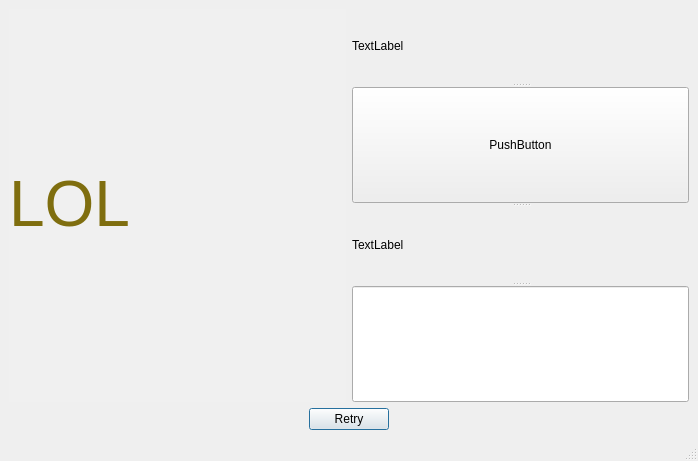
<?xml version="1.0" encoding="UTF-8"?>
<ui version="4.0">
 <class>MainWindow</class>
 <widget class="QMainWindow" name="MainWindow">
  <property name="geometry">
   <rect>
    <x>0</x>
    <y>0</y>
    <width>698</width>
    <height>461</height>
   </rect>
  </property>
  <property name="windowTitle">
   <string>MainWindow</string>
  </property>
  <widget class="QWidget" name="centralwidget">
   <layout class="QVBoxLayout" name="verticalLayout">
    <item>
     <layout class="QHBoxLayout" name="horizontalLayout">
      <item>
       <widget class="QLabel" name="label_2">
        <property name="palette">
         <palette>
          <active>
           <colorrole role="WindowText">
            <brush brushstyle="SolidPattern">
             <color alpha="255">
              <red>0</red>
              <green>0</green>
              <blue>0</blue>
             </color>
            </brush>
           </colorrole>
           <colorrole role="Button">
            <brush brushstyle="SolidPattern">
             <color alpha="255">
              <red>255</red>
              <green>0</green>
              <blue>0</blue>
             </color>
            </brush>
           </colorrole>
           <colorrole role="Light">
            <brush brushstyle="SolidPattern">
             <color alpha="255">
              <red>255</red>
              <green>127</green>
              <blue>127</blue>
             </color>
            </brush>
           </colorrole>
           <colorrole role="Midlight">
            <brush brushstyle="SolidPattern">
             <color alpha="255">
              <red>255</red>
              <green>63</green>
              <blue>63</blue>
             </color>
            </brush>
           </colorrole>
           <colorrole role="Dark">
            <brush brushstyle="SolidPattern">
             <color alpha="255">
              <red>127</red>
              <green>0</green>
              <blue>0</blue>
             </color>
            </brush>
           </colorrole>
           <colorrole role="Mid">
            <brush brushstyle="SolidPattern">
             <color alpha="255">
              <red>170</red>
              <green>0</green>
              <blue>0</blue>
             </color>
            </brush>
           </colorrole>
           <colorrole role="Text">
            <brush brushstyle="SolidPattern">
             <color alpha="255">
              <red>0</red>
              <green>0</green>
              <blue>0</blue>
             </color>
            </brush>
           </colorrole>
           <colorrole role="BrightText">
            <brush brushstyle="SolidPattern">
             <color alpha="255">
              <red>255</red>
              <green>255</green>
              <blue>255</blue>
             </color>
            </brush>
           </colorrole>
           <colorrole role="ButtonText">
            <brush brushstyle="SolidPattern">
             <color alpha="255">
              <red>0</red>
              <green>0</green>
              <blue>0</blue>
             </color>
            </brush>
           </colorrole>
           <colorrole role="Base">
            <brush brushstyle="SolidPattern">
             <color alpha="255">
              <red>255</red>
              <green>255</green>
              <blue>255</blue>
             </color>
            </brush>
           </colorrole>
           <colorrole role="Window">
            <brush brushstyle="SolidPattern">
             <color alpha="255">
              <red>255</red>
              <green>0</green>
              <blue>0</blue>
             </color>
            </brush>
           </colorrole>
           <colorrole role="Shadow">
            <brush brushstyle="SolidPattern">
             <color alpha="255">
              <red>0</red>
              <green>0</green>
              <blue>0</blue>
             </color>
            </brush>
           </colorrole>
           <colorrole role="AlternateBase">
            <brush brushstyle="SolidPattern">
             <color alpha="255">
              <red>255</red>
              <green>127</green>
              <blue>127</blue>
             </color>
            </brush>
           </colorrole>
           <colorrole role="ToolTipBase">
            <brush brushstyle="SolidPattern">
             <color alpha="255">
              <red>255</red>
              <green>255</green>
              <blue>220</blue>
             </color>
            </brush>
           </colorrole>
           <colorrole role="ToolTipText">
            <brush brushstyle="SolidPattern">
             <color alpha="255">
              <red>0</red>
              <green>0</green>
              <blue>0</blue>
             </color>
            </brush>
           </colorrole>
           <colorrole role="PlaceholderText">
            <brush brushstyle="SolidPattern">
             <color alpha="127">
              <red>0</red>
              <green>0</green>
              <blue>0</blue>
             </color>
            </brush>
           </colorrole>
          </active>
          <inactive>
           <colorrole role="WindowText">
            <brush brushstyle="SolidPattern">
             <color alpha="255">
              <red>0</red>
              <green>0</green>
              <blue>0</blue>
             </color>
            </brush>
           </colorrole>
           <colorrole role="Button">
            <brush brushstyle="SolidPattern">
             <color alpha="255">
              <red>240</red>
              <green>240</green>
              <blue>240</blue>
             </color>
            </brush>
           </colorrole>
           <colorrole role="Light">
            <brush brushstyle="SolidPattern">
             <color alpha="255">
              <red>255</red>
              <green>255</green>
              <blue>255</blue>
             </color>
            </brush>
           </colorrole>
           <colorrole role="Midlight">
            <brush brushstyle="SolidPattern">
             <color alpha="255">
              <red>227</red>
              <green>227</green>
              <blue>227</blue>
             </color>
            </brush>
           </colorrole>
           <colorrole role="Dark">
            <brush brushstyle="SolidPattern">
             <color alpha="255">
              <red>160</red>
              <green>160</green>
              <blue>160</blue>
             </color>
            </brush>
           </colorrole>
           <colorrole role="Mid">
            <brush brushstyle="SolidPattern">
             <color alpha="255">
              <red>160</red>
              <green>160</green>
              <blue>160</blue>
             </color>
            </brush>
           </colorrole>
           <colorrole role="Text">
            <brush brushstyle="SolidPattern">
             <color alpha="255">
              <red>0</red>
              <green>0</green>
              <blue>0</blue>
             </color>
            </brush>
           </colorrole>
           <colorrole role="BrightText">
            <brush brushstyle="SolidPattern">
             <color alpha="255">
              <red>255</red>
              <green>255</green>
              <blue>255</blue>
             </color>
            </brush>
           </colorrole>
           <colorrole role="ButtonText">
            <brush brushstyle="SolidPattern">
             <color alpha="255">
              <red>0</red>
              <green>0</green>
              <blue>0</blue>
             </color>
            </brush>
           </colorrole>
           <colorrole role="Base">
            <brush brushstyle="SolidPattern">
             <color alpha="255">
              <red>255</red>
              <green>255</green>
              <blue>255</blue>
             </color>
            </brush>
           </colorrole>
           <colorrole role="Window">
            <brush brushstyle="SolidPattern">
             <color alpha="255">
              <red>240</red>
              <green>240</green>
              <blue>240</blue>
             </color>
            </brush>
           </colorrole>
           <colorrole role="Shadow">
            <brush brushstyle="SolidPattern">
             <color alpha="255">
              <red>105</red>
              <green>105</green>
              <blue>105</blue>
             </color>
            </brush>
           </colorrole>
           <colorrole role="AlternateBase">
            <brush brushstyle="SolidPattern">
             <color alpha="255">
              <red>245</red>
              <green>245</green>
              <blue>245</blue>
             </color>
            </brush>
           </colorrole>
           <colorrole role="ToolTipBase">
            <brush brushstyle="SolidPattern">
             <color alpha="255">
              <red>255</red>
              <green>255</green>
              <blue>220</blue>
             </color>
            </brush>
           </colorrole>
           <colorrole role="ToolTipText">
            <brush brushstyle="SolidPattern">
             <color alpha="255">
              <red>0</red>
              <green>0</green>
              <blue>0</blue>
             </color>
            </brush>
           </colorrole>
           <colorrole role="PlaceholderText">
            <brush brushstyle="SolidPattern">
             <color alpha="128">
              <red>0</red>
              <green>0</green>
              <blue>0</blue>
             </color>
            </brush>
           </colorrole>
          </inactive>
          <disabled>
           <colorrole role="WindowText">
            <brush brushstyle="SolidPattern">
             <color alpha="255">
              <red>127</red>
              <green>0</green>
              <blue>0</blue>
             </color>
            </brush>
           </colorrole>
           <colorrole role="Button">
            <brush brushstyle="SolidPattern">
             <color alpha="255">
              <red>255</red>
              <green>0</green>
              <blue>0</blue>
             </color>
            </brush>
           </colorrole>
           <colorrole role="Light">
            <brush brushstyle="SolidPattern">
             <color alpha="255">
              <red>255</red>
              <green>127</green>
              <blue>127</blue>
             </color>
            </brush>
           </colorrole>
           <colorrole role="Midlight">
            <brush brushstyle="SolidPattern">
             <color alpha="255">
              <red>255</red>
              <green>63</green>
              <blue>63</blue>
             </color>
            </brush>
           </colorrole>
           <colorrole role="Dark">
            <brush brushstyle="SolidPattern">
             <color alpha="255">
              <red>127</red>
              <green>0</green>
              <blue>0</blue>
             </color>
            </brush>
           </colorrole>
           <colorrole role="Mid">
            <brush brushstyle="SolidPattern">
             <color alpha="255">
              <red>170</red>
              <green>0</green>
              <blue>0</blue>
             </color>
            </brush>
           </colorrole>
           <colorrole role="Text">
            <brush brushstyle="SolidPattern">
             <color alpha="255">
              <red>127</red>
              <green>0</green>
              <blue>0</blue>
             </color>
            </brush>
           </colorrole>
           <colorrole role="BrightText">
            <brush brushstyle="SolidPattern">
             <color alpha="255">
              <red>255</red>
              <green>255</green>
              <blue>255</blue>
             </color>
            </brush>
           </colorrole>
           <colorrole role="ButtonText">
            <brush brushstyle="SolidPattern">
             <color alpha="255">
              <red>127</red>
              <green>0</green>
              <blue>0</blue>
             </color>
            </brush>
           </colorrole>
           <colorrole role="Base">
            <brush brushstyle="SolidPattern">
             <color alpha="255">
              <red>255</red>
              <green>0</green>
              <blue>0</blue>
             </color>
            </brush>
           </colorrole>
           <colorrole role="Window">
            <brush brushstyle="SolidPattern">
             <color alpha="255">
              <red>255</red>
              <green>0</green>
              <blue>0</blue>
             </color>
            </brush>
           </colorrole>
           <colorrole role="Shadow">
            <brush brushstyle="SolidPattern">
             <color alpha="255">
              <red>0</red>
              <green>0</green>
              <blue>0</blue>
             </color>
            </brush>
           </colorrole>
           <colorrole role="AlternateBase">
            <brush brushstyle="SolidPattern">
             <color alpha="255">
              <red>245</red>
              <green>245</green>
              <blue>245</blue>
             </color>
            </brush>
           </colorrole>
           <colorrole role="ToolTipBase">
            <brush brushstyle="SolidPattern">
             <color alpha="255">
              <red>255</red>
              <green>255</green>
              <blue>220</blue>
             </color>
            </brush>
           </colorrole>
           <colorrole role="ToolTipText">
            <brush brushstyle="SolidPattern">
             <color alpha="255">
              <red>0</red>
              <green>0</green>
              <blue>0</blue>
             </color>
            </brush>
           </colorrole>
           <colorrole role="PlaceholderText">
            <brush brushstyle="SolidPattern">
             <color alpha="128">
              <red>0</red>
              <green>0</green>
              <blue>0</blue>
             </color>
            </brush>
           </colorrole>
          </disabled>
         </palette>
        </property>
        <property name="autoFillBackground">
         <bool>true</bool>
        </property>
        <property name="text">
         <string>&lt;html&gt;&lt;head/&gt;&lt;body&gt;&lt;p&gt;&lt;span style=&quot; font-size:48pt; color:#7f6e0f;&quot;&gt;LOL&lt;/span&gt;&lt;/p&gt;&lt;/body&gt;&lt;/html&gt;</string>
        </property>
       </widget>
      </item>
      <item>
       <widget class="QSplitter" name="splitter">
        <property name="orientation">
         <enum>Qt::Vertical</enum>
        </property>
        <widget class="QLabel" name="label">
         <property name="text">
          <string>TextLabel</string>
         </property>
        </widget>
        <widget class="QPushButton" name="pushButton">
         <property name="text">
          <string>PushButton</string>
         </property>
        </widget>
        <widget class="QLabel" name="label_3">
         <property name="text">
          <string>TextLabel</string>
         </property>
        </widget>
        <widget class="QLineEdit" name="lineEdit"/>
       </widget>
      </item>
     </layout>
    </item>
    <item>
     <widget class="QDialogButtonBox" name="buttonBox">
      <property name="standardButtons">
       <set>QDialogButtonBox::Retry</set>
      </property>
      <property name="centerButtons">
       <bool>true</bool>
      </property>
     </widget>
    </item>
   </layout>
  </widget>
  <widget class="QMenuBar" name="menubar">
   <property name="geometry">
    <rect>
     <x>0</x>
     <y>0</y>
     <width>698</width>
     <height>22</height>
    </rect>
   </property>
  </widget>
  <widget class="QStatusBar" name="statusbar"/>
 </widget>
 <tabstops>
  <tabstop>pushButton</tabstop>
 </tabstops>
 <resources/>
 <connections>
  <connection>
   <sender>pushButton</sender>
   <signal>clicked()</signal>
   <receiver>lineEdit</receiver>
   <slot>clear()</slot>
   <hints>
    <hint type="sourcelabel">
     <x>463</x>
     <y>197</y>
    </hint>
    <hint type="destinationlabel">
     <x>469</x>
     <y>392</y>
    </hint>
   </hints>
  </connection>
  <connection>
   <sender>buttonBox</sender>
   <signal>clicked(QAbstractButton*)</signal>
   <receiver>label_3</receiver>
   <slot>clear()</slot>
   <hints>
    <hint type="sourcelabel">
     <x>350</x>
     <y>423</y>
    </hint>
    <hint type="destinationlabel">
     <x>430</x>
     <y>305</y>
    </hint>
   </hints>
  </connection>
 </connections>
</ui>
